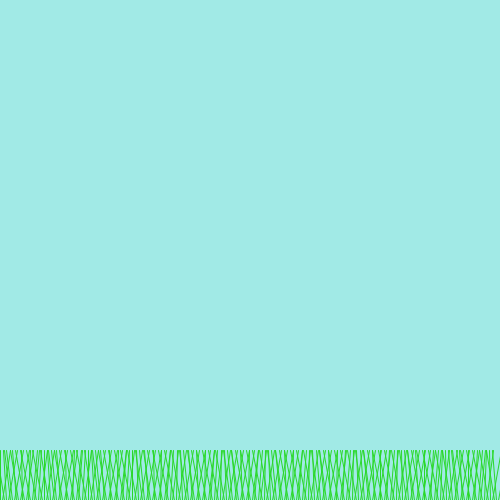
Frame 1 (no input)
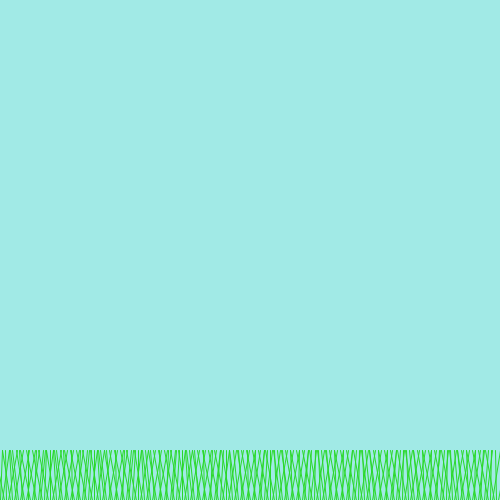
Frame 60 (the mouse pressed at the canvas centre just before this capture)
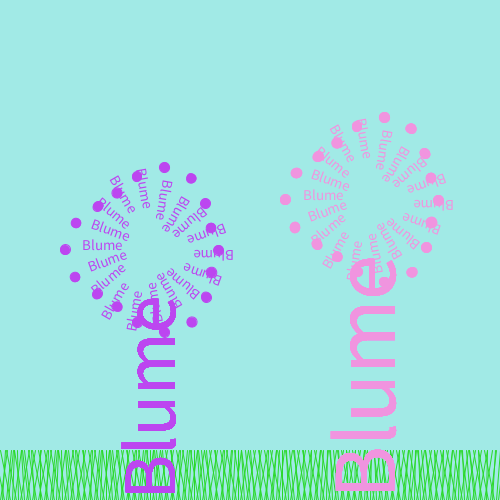
Frame 120 (the mouse held since frame 60 and released just before this capture)

The Processing sketch that drew these frames (run headless with seeded random() and noise(); from frame 60 on, the mouse is pressed at the canvas centre):

// Processing sketch: processing_175634
// ── processing_175634.pde

void setup()
{
  size (500, 500);
}

void draw()
{
  background(161, 234, 230);

  if (mousePressed == true)
  {  
    translate(0, height);

    for (int i=0; i<width; i+=2)
    {
      pushMatrix();
      stroke(42, 216, 42);
      float ver = sin(millis()/5000.0+i)*10;
      line(i, 0, i+ver, -50);
      popMatrix();
    }

    //blume lila
    translate(150, -250);
    rectMode(CENTER);

    for (int i=0; i<360; i+=20)
    {

      pushMatrix();
      rotate(PI/-2);
      textSize(75);
      text("Blume", -250, 25);
      //line(0, 250, 0, 0);
      popMatrix();

      pushMatrix();
      stroke(188, 70, 240);
      fill(188, 70, 240);
      rotate(radians(i));

      float radius = 75+sin(millis()/100.0+i)*10;


      textSize(15); 
      ellipse(radius, 0, 10, 10); 
      text("Blume", -radius, 0);
      //line(0, 0, radius, 0);


      popMatrix();
    }

    //blume pink
    translate(220, -50);
    rectMode(CENTER);

    for (int i=0; i<360; i+=20)
    {

      pushMatrix();

      rotate(PI/-2);
      textSize(90);
      text("Blume", -300, 25);
      // line(0, 300, 0, 0);
      popMatrix();

      pushMatrix();
      stroke(240, 148, 223);
      fill(240, 148, 223);
      rotate(radians(i));

      float radius = 75+sin(millis()/100.0+i)*10;
      ellipse(radius, 0, 10, 10);  

      textSize(15); 
      ellipse(radius, 0, 10, 10); 
      text("Blume", -radius, 0);
      // line(0, 0, radius, 0);


      popMatrix();
    }
  } else
  {
    background(161, 234, 230);
    translate(0, height);

    for (int i=0; i<width; i+=2)
    {

      pushMatrix();
      stroke(42, 216, 42);
      float ver = sin(millis()/5000.0+i)*10;
      line(i, 0, i+ver, -50);
      popMatrix();
    }
  }
}
